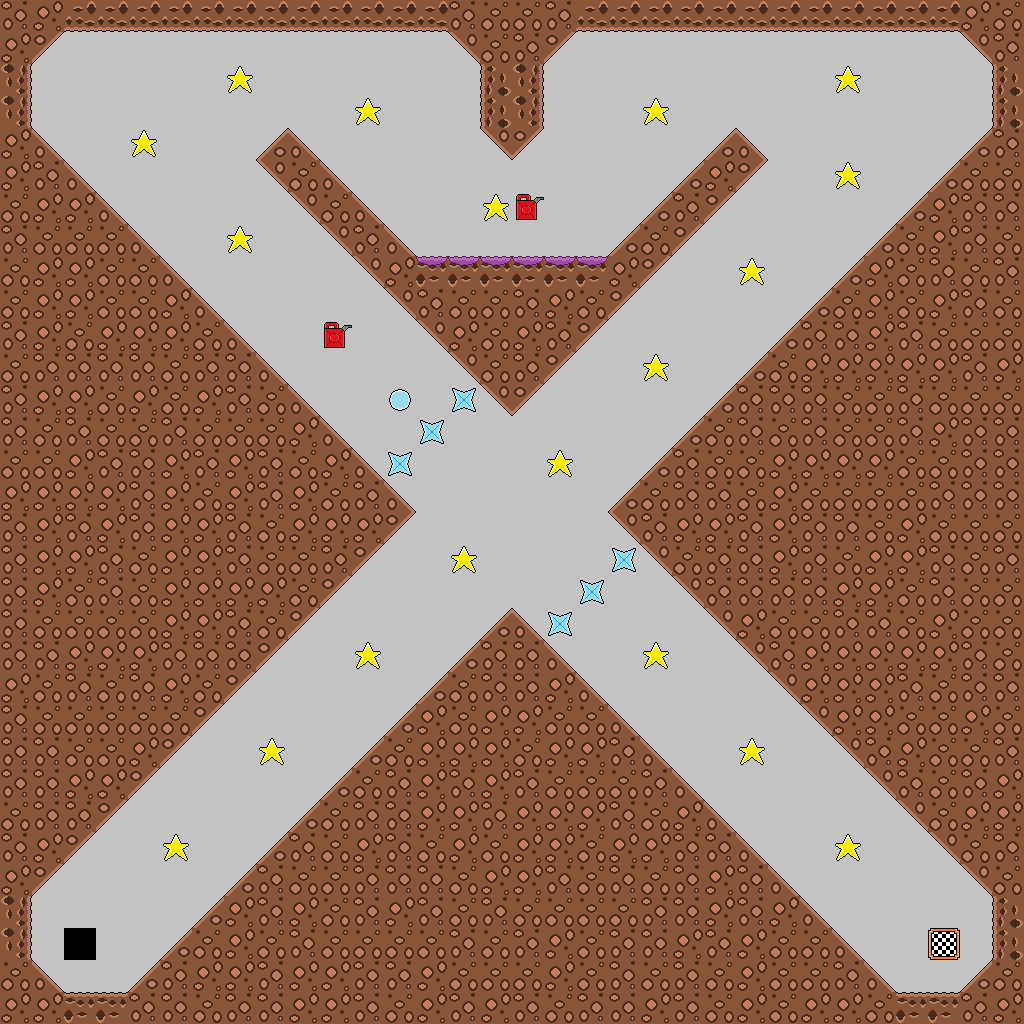

This is a level from a 2D game, rendered from its Tiled map with the project's own tilesets. A one-line summary and the complete map file follow:
An orthogonal 32x32 tile map with 32x32 px tiles, 1 tile layer (05).

<map version="1.0" orientation="orthogonal" renderorder="right-down" width="32" height="32" tilewidth="32" tileheight="32" nextobjectid="1">
 <tileset firstgid="1" name="tiles" tilewidth="32" tileheight="32" tilecount="32">
  <image source="../assets/tiles.png" width="1024" height="32" />
 </tileset>
 <layer name="05" width="32" height="32">
  <data encoding="csv">
1,15,13,13,13,13,13,13,13,13,13,13,13,13,1,16,16,1,13,13,13,13,13,13,13,13,13,13,13,13,15,16,
15,18,2,2,2,2,2,2,2,2,2,2,2,2,19,16,1,18,2,2,2,2,2,2,2,2,2,2,2,2,19,1,
12,2,2,2,2,2,2,5,2,2,2,2,2,2,2,14,12,2,2,2,2,2,2,2,2,2,5,2,2,2,2,14,
12,2,2,2,2,2,2,2,2,2,2,5,2,2,2,14,12,2,2,2,5,2,2,2,2,2,2,2,2,2,2,14,
15,17,2,2,5,2,2,2,20,17,2,2,2,2,2,19,18,2,2,2,2,2,20,17,2,2,2,2,2,2,20,1,
15,1,17,2,2,2,2,2,19,16,17,2,2,2,2,2,2,2,2,2,2,20,15,18,2,2,5,2,2,20,16,16,
16,15,15,17,2,2,2,2,2,19,16,17,2,2,2,5,6,2,2,2,20,1,18,2,2,2,2,2,20,15,1,1,
1,16,16,16,17,2,2,5,2,2,19,1,17,2,2,2,2,2,2,20,16,18,2,2,2,2,2,20,16,15,1,16,
16,15,15,16,16,17,2,2,2,2,2,19,15,21,21,21,21,21,21,15,18,2,2,5,2,2,20,15,16,1,16,1,
16,15,15,16,16,15,17,2,2,2,2,2,19,1,16,16,1,15,16,18,2,2,2,2,2,20,16,15,16,15,1,16,
1,15,16,15,15,15,16,17,2,2,6,2,2,19,15,16,15,1,18,2,2,2,2,2,20,1,1,15,1,16,16,16,
16,1,1,1,1,16,1,1,17,2,2,2,2,2,19,16,1,18,2,2,5,2,2,20,16,15,15,15,15,15,1,15,
1,15,15,16,15,16,15,1,16,17,2,2,7,2,9,19,18,2,2,2,2,2,20,1,1,1,16,16,1,16,16,16,
1,16,1,16,16,1,16,16,16,15,17,2,2,9,2,2,2,2,2,2,2,20,16,1,16,1,16,16,1,15,1,1,
16,16,15,1,1,15,1,15,1,16,15,17,9,2,2,2,2,5,2,2,20,1,16,16,15,15,15,15,16,16,1,1,
15,15,15,15,1,15,16,15,1,15,16,1,17,2,2,2,2,2,2,20,16,1,1,16,15,16,16,16,16,1,1,1,
1,15,1,15,1,15,15,1,16,15,15,15,18,2,2,2,2,2,2,19,1,15,15,1,15,1,1,16,15,16,16,16,
1,15,15,1,16,15,15,1,16,16,1,18,2,2,5,2,2,2,2,9,19,16,1,1,15,1,16,15,15,1,16,1,
1,15,16,1,16,15,15,15,15,16,18,2,2,2,2,2,2,2,9,2,2,19,1,1,1,1,15,15,16,1,16,16,
1,16,16,16,16,15,15,1,16,18,2,2,2,2,2,20,17,9,2,2,2,2,19,15,16,16,1,1,16,15,16,16,
1,1,15,15,15,1,1,1,18,2,2,5,2,2,20,1,1,17,2,2,5,2,2,19,1,15,15,15,15,15,1,16,
15,16,1,16,1,15,16,18,2,2,2,2,2,20,16,1,1,15,17,2,2,2,2,2,19,15,15,15,1,16,1,1,
1,16,16,16,16,16,18,2,2,2,2,2,20,15,16,15,15,16,16,17,2,2,2,2,2,19,15,15,16,16,15,16,
1,1,16,16,15,18,2,2,5,2,2,20,16,15,15,15,16,15,15,1,17,2,2,5,2,2,19,1,15,16,16,1,
1,1,15,15,18,2,2,2,2,2,20,16,1,15,1,15,1,16,16,16,1,17,2,2,2,2,2,19,1,16,1,15,
16,1,1,18,2,2,2,2,2,20,16,1,1,15,15,1,15,15,15,1,16,15,17,2,2,2,2,2,19,16,15,15,
1,15,18,2,2,5,2,2,20,1,16,15,1,16,15,16,15,15,16,15,15,1,1,17,2,2,5,2,2,19,16,1,
15,18,2,2,2,2,2,20,1,16,16,1,1,1,16,15,15,1,16,1,16,1,15,1,17,2,2,2,2,2,19,16,
12,2,2,2,2,2,20,15,1,15,16,1,15,1,16,1,16,16,16,16,1,1,15,1,15,17,2,2,2,2,2,14,
12,2,3,2,2,20,16,15,16,1,16,16,16,16,1,16,1,15,16,1,1,15,1,15,16,16,17,2,2,4,2,14,
16,17,2,2,20,1,15,15,1,15,15,1,1,15,16,16,16,15,16,1,16,1,16,15,16,16,1,17,2,2,20,16,
15,15,11,11,1,1,16,1,1,15,15,1,16,15,1,15,1,16,1,1,15,1,16,15,16,15,15,16,11,11,1,15
</data>
 </layer>
</map>
